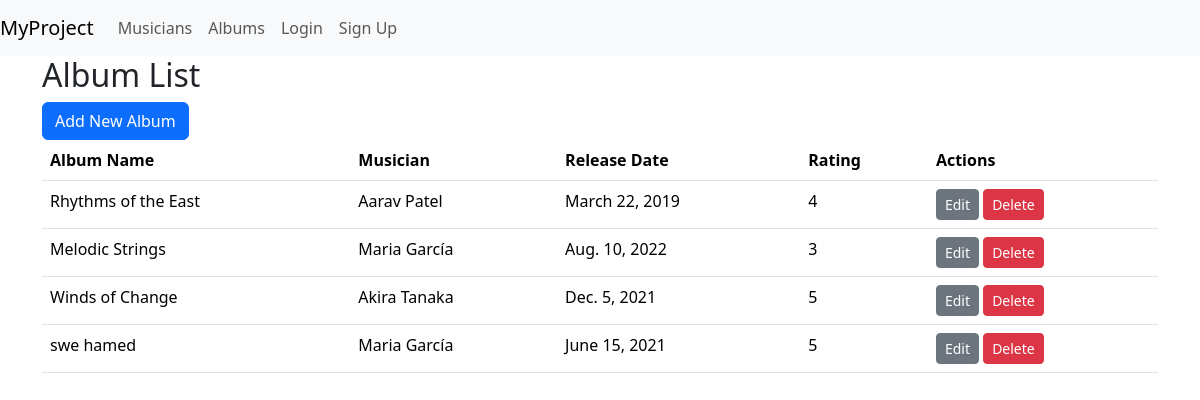
The page /albums/ on the database its author committed.
### musicians_directory/models.py (models this page shows, shortened)
class Album(models.Model):
    name = models.CharField(max_length=100)
    musician = models.ForeignKey(Musician, on_delete=models.CASCADE)
    release_date = models.DateField()
    rating = models.IntegerField(choices=[(i, i) for i in range(1, 6)])

class Musician(models.Model):
    first_name = models.CharField(max_length=100)
    last_name = models.CharField(max_length=100)
    email = models.EmailField()
    phone_number = models.CharField(max_length=15)
    instrument_type = models.CharField(max_length=100)
    def __str__(self):
        return f"{self.first_name} {self.last_name}"

### musicians_directory/views.py (the view)
# urls.py: path('albums/', AlbumListView.as_view(), name='album_list'),
class AlbumListView(ListView):
    model = Album
    template_name = 'album_list.html'
    context_object_name = 'albums'

### musicians_directory/templates/album_list.html
{% extends 'base.html' %}
{% block content %}
<h2>Album List</h2>
<a href="{% url 'album_new' %}" class="btn btn-primary">Add New Album</a>
<table class="table">
    <thead>
        <tr>
            <th>Album Name</th>
            <th>Musician</th>
            <th>Release Date</th>
            <th>Rating</th>
            <th>Actions</th>
        </tr>
    </thead>
    <tbody>
        {% for album in object_list %}
        <tr>
            <td>{{ album.name }}</td>
            <td>{{ album.musician }}</td>
            <td>{{ album.release_date }}</td>
            <td>{{ album.rating }}</td>
            <td>
                <a href="{% url 'album_edit' album.pk %}" class="btn btn-sm btn-secondary">Edit</a>
                <a href="{% url 'album_delete' album.pk %}" class="btn btn-sm btn-danger">Delete</a>
            </td>
        </tr>
        {% empty %}
        <tr>
            <td colspan="5">No albums found.</td>
        </tr>
        {% endfor %}
    </tbody>
</table>
{% endblock %}

### templates/base.html (shortened to what this page needs)
<!DOCTYPE html>
<html lang="en">
<head>
    <link href="https://cdn.jsdelivr.net/npm/bootstrap@5.3.2/dist/css/bootstrap.min.css" rel="stylesheet">
</head>
<body>
    <nav class="navbar navbar-expand-lg navbar-light bg-light">
        <a class="navbar-brand" href="{% url 'home' %}">MyProject</a>
        <div class="collapse navbar-collapse" id="navbarNav">
            <ul class="navbar-nav">
                <li class="nav-item">
                    <a class="nav-link" href="{% url 'musician_list' %}">Musicians</a>
                </li>
                <li class="nav-item">
                    <a class="nav-link" href="{% url 'album_list' %}">Albums</a>
                </li>
                {% if user.is_authenticated %}
                    <li class="nav-item">
                        <a class="nav-link" href="{% url 'profile' %}">Profile</a>
                    </li>
                    <li class="nav-item">
                        <a class="nav-link" href="{% url 'logout' %}">Logout</a>
                    </li>
                {% else %}
                    <li class="nav-item">
                        <a class="nav-link" href="{% url 'login' %}">Login</a>
                    </li>
                    <li class="nav-item">
                        <a class="nav-link" href="{% url 'signup' %}">Sign Up</a>
                    </li>
                {% endif %}
            </ul>
        </div>
    </nav>
    <div class="container">
        {% block content %}
        {% endblock content %}
    </div>
</body>
</html>

### rows shown on the page
Album: name "Rhythms of the East", musician "Aarav Patel", release_date "March 22, 2019", rating "4"
Album: name "Melodic Strings", musician "Maria García", release_date "Aug. 10, 2022", rating "3"
Album: name "Winds of Change", musician "Akira Tanaka", release_date "Dec. 5, 2021", rating "5"
Album: name "swe hamed", musician "Maria García", release_date "June 15, 2021", rating "5"
